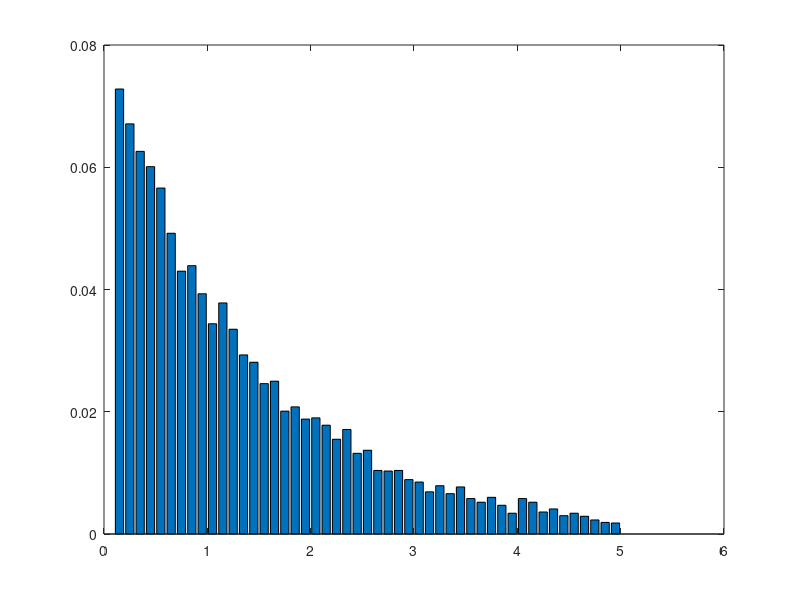
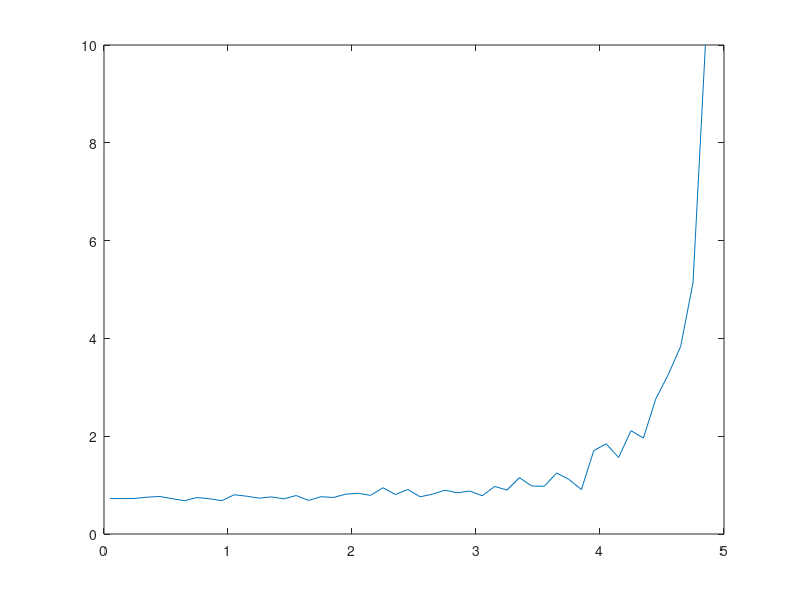
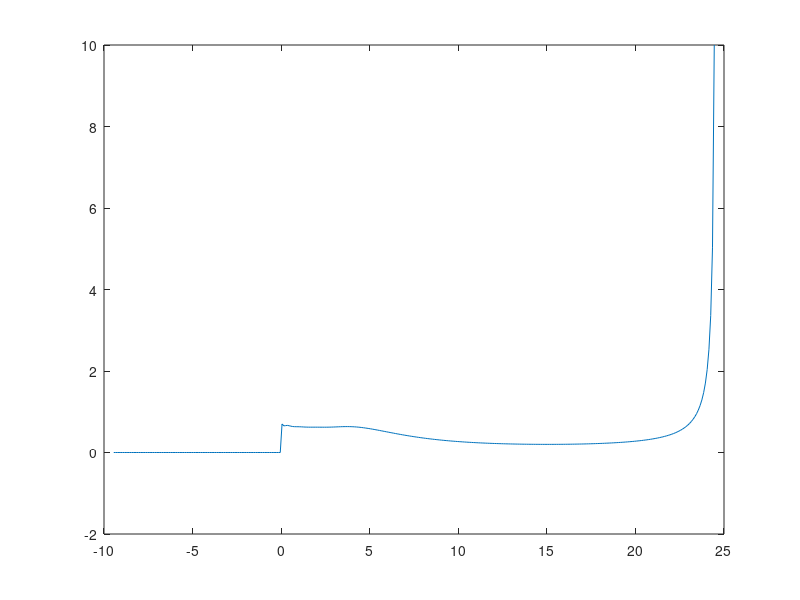

The MATLAB source for these figures, in order:
%% Failure distribution

ITIMean = 4;
ITIMin = 3;
ITIMax = 9;
NumTrials = 10000;

temp = exprnd(ITIMean,NumTrials,1);
temp(temp<ITIMin) = ITIMin;
temp(temp>ITIMax) = ITIMax;
ITIs = temp;

%% New failure distribution

ITIMean = 1.5;
ITIMin = 0.1;
ITIMax = 5;
NumTrials = 10000;

ITIMean2 = ITIMean - ITIMin;
ITIMax2 = ITIMax - ITIMin;

temp = exprnd(ITIMean2,NumTrials,1);
while any(temp>ITIMax2)
    inx = temp > ITIMax2;
    temp(inx) = exprnd(ITIMean2,sum(inx),1)';
end
temp = temp + ITIMin;
ITIs = temp;


%% Failure density function

dt = 0.1;
times = ITIMin-dt:dt:ITIMax+dt;
cnts = (times(1:end-1) + times(2:end)) / 2;
ft = histc(ITIs,times);
ft = ft(1:end-1);
ft = ft / sum(ft);
figure
bar(cnts,ft)

%% Hazard rate

Ft = cumsum(ft);
Rt = 1 - Ft;
ht = (Rt(1:end-1) - Rt(2:end)) ./ (dt * Rt(1:end-1));
figure
plot(cnts(1:end-1),ht)

%% Subjective hazard rate

% Convolution of the failure density function with a time-dependent Gaussian
Phi = 0.26;
intfg = zeros(size(cnts));
tau = cnts;
cntr = 1;   % counter
cnts2 = [cnts(1)-95*dt:dt:cnts(1)-dt cnts cnts(end)+dt:dt:cnts(end)+195*dt];
for t = cnts2
    fg = ft' .* exp(-(tau-t).^2/(2*Phi^2*t^2));
    intfg(cntr) = sum(fg*dt);
    cntr = cntr + 1;
end
fwt = 1 ./ (Phi * cnts2 * sqrt(2*pi)) .* intfg;
sum(fwt)
fwt = fwt / sum(fwt);

% Subjective hazard rate
Fwt = cumsum(fwt);
Rwt = 1 - Fwt;
hwt = (Rwt(1:end-1) - Rwt(2:end)) ./ (dt * Rwt(1:end-1));
figure
plot(cnts2(1:end-1),hwt)